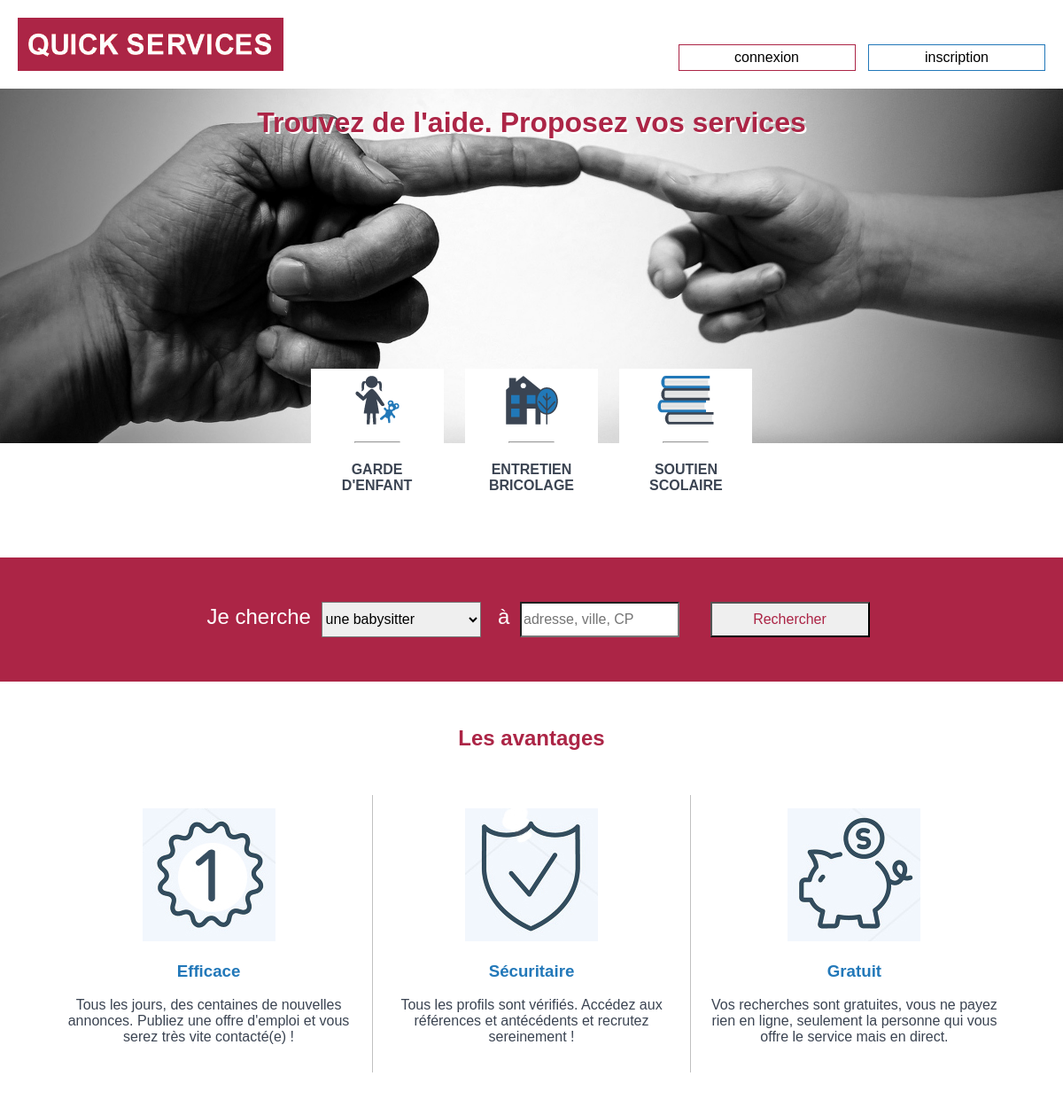
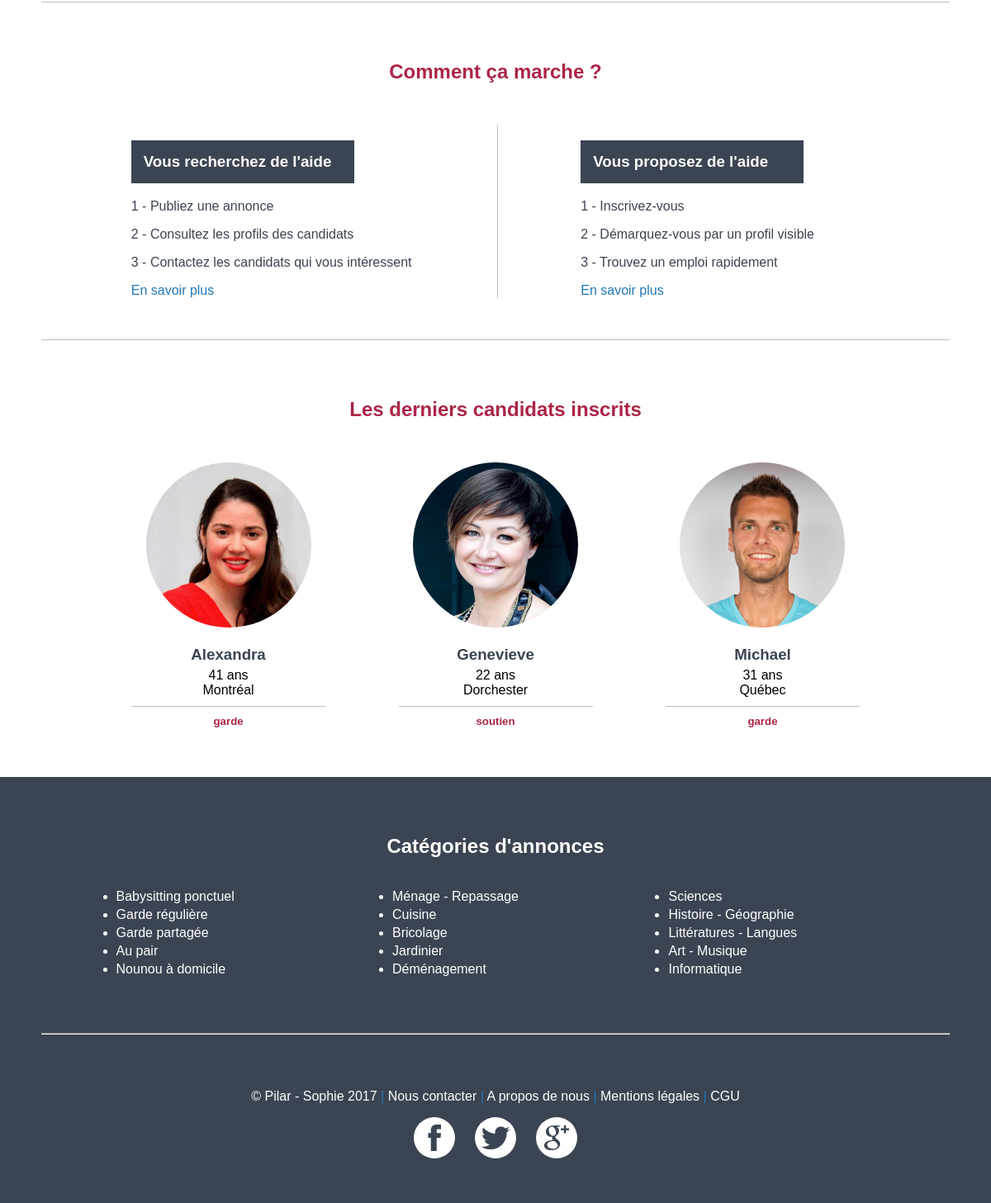
The page / on the database its author committed (2 pictures, top to bottom).
### tables this page shows
CREATE TABLE `users` (
  `id` int(11) NOT NULL,
  `password` varchar(256) NOT NULL,
  `nom` varchar(15) NOT NULL,
  `age` int(3) DEFAULT NULL,
  `photo` varchar(100) DEFAULT NULL,
  `telephone` varchar(15) DEFAULT NULL,
  `mail` varchar(100) DEFAULT NULL,
  `langues` varchar(120) DEFAULT NULL,
  `ville` varchar(100) NOT NULL,
  `code_postal` varchar(256) NOT NULL,
  `type_service` enum('Toutes','Temps partiel','Regulier','Ponctuel') NOT NULL,
  `service_1` enum('garde','entretien','soutien') NOT NULL,
  `service_2` enum('garde','entretien','soutien') DEFAULT NULL,
  `service_3` enum('garde','entretien','soutien') DEFAULT NULL,
  `presentation` varchar(1024) NOT NULL,
  `voiture` tinyint(1) NOT NULL,
  `permis` tinyint(1) NOT NULL,
  `experience` tinyint(1) NOT NULL,
  `recommandation` varchar(1024) DEFAULT NULL,
  `disponibilites` varchar(200) DEFAULT NULL,
  `salaire` enum('- de 10$/h','10 - 15$/h','16 - 29$/h','+ 30$/h') NOT NULL,
  `date_entree` datetime NOT NULL,
  `birth_date` date NOT NULL
);

### check_connect.php (called while the page is built, shortened)
<?php
require_once 'donnees.php';
require_once 'db/db_access.php';
function is_logged_in() {
    return (array_key_exists(PS_MAIL, $_SESSION) && (!empty($_SESSION[PS_MAIL])));
}

### donnees.php (called while the page is built, shortened)
<?php
$options_OD = array(
    GARDE_ENF => array (
        DEMANDE => 'une babysitter',
        OFFRE => 'des enfants à garder',
    ),
    ENTRETIEN => array (
        DEMANDE => 'une aide à domicile',
        OFFRE => 'des travaux à faire',
    ),
    SOUTIEN => array (
        DEMANDE => 'un cours particulier',
        OFFRE => 'des élèves',
    ),
);

### db/db_access.php (called while the page is built, shortened)
<?php
$mysqli = new mysqli(DB_HOST, DB_USERNAME, DB_PASSWORD, DB_NAME, PORT);
function get_last_3users() {
    global $mysqli;
    $query_str = 'SELECT * FROM `users` ORDER BY `date_entree` DESC LIMIT 0, 3';
    $res = $mysqli->query($query_str);
    $data = array();
    if ($res && ($res->num_rows > 0)) {
        while ($users = $res->fetch_assoc()) {
            $data[$users['id']] = $users;
        }
    }
    return $data;
}
function get_age($date) {
    return intval(date('Y', time() - strtotime($date))) - 1970;
}

### index.php (the view, shortened to what this page needs)
<?php
require_once 'views/page_head.php';
require_once 'views/header.php';
require_once 'db/db_access.php';
$last_3users = get_last_3users();
?>
<main>
    <section id="avantages">
        <h2>Les avantages</h2>
        <div class="avantage">
            <img src="images/picto_efficace.jpg" alt="picto efficace"/>
            <h3>Efficace</h3>
            <p>Tous les jours, des centaines de nouvelles annonces. Publiez une offre d'emploi et vous serez très vite
                contacté(e)&nbsp;!</p>
        </div>
        <div class="avantage">
            <img src="images/picto_securite.jpg" alt="picto sécurité"/>
            <h3>Sécuritaire</h3>
            <p>Tous les profils sont vérifiés. Accédez aux références et antécédents et recrutez sereinement&nbsp;!</p>
        </div>
        <div class="avantage">
            <img src="images/picto_gratuit.jpg" alt="picto gratuit"/>
            <h3>Gratuit</h3>
            <p>Vos recherches sont gratuites, vous ne payez rien en ligne, seulement la personne qui vous offre le
                service mais en direct.</p>
        </div>
    </section>
    <section id="ccm">
        <h2>Comment ça marche ?</h2>
        <div>
            <h3>Vous recherchez de l'aide</h3>
            <p>1 - Publiez une annonce</p>
            <p>2 - Consultez les profils des candidats</p>
            <p>3 - Contactez les candidats qui vous intéressent</p>
            <a href="#">En savoir plus</a>
        </div>
        <div>
            <h3>Vous proposez de l'aide</h3>
            <p>1 - Inscrivez-vous</p>
            <p>2 - Démarquez-vous par un profil visible</p>
            <p>3 - Trouvez un emploi rapidement</p>
            <a href="#">En savoir plus</a>
        </div>
    </section>
    <section id="candidats">
        <h2>Les derniers candidats inscrits</h2>
        <?php foreach ($last_3users as $info) { ?>
            <div>
                <a href="detail.php?id=<?= $info['id'] ?>"><img src="<?= ARTICLE_IMG_PATH . $info['photo'] ?>" alt="photo <?= $info['nom'] ?>"></a>
                <a href="detail.php?id=<?= $info['id'] ?>"><h3><?= $info['nom'] ?></h3></a>
                <p><?= get_age($info['birth_date']) ?> ans</p>
                <p><?= $info['ville'] ?></p>
                <a href="<?php switch ($info['service_1']) {
                    case 'garde' :
                        echo "services.php?garde_enfants";
                        break;
                    case 'soutien' :
                        echo "services.php?soutien_scolaire";
                        break;
                } ?>"><h5><?= $info['service_1'] ?></h5></a>
            </div>
        <?php } ?>
    </section>
</main>
<?php
require_once 'views/footer.php';
require_once 'views/javascript.php';
?>
</html>

### views/page_head.php (shortened to what this page needs)
<!DOCTYPE html>
<html lang="fr">
<head>
    <link rel="stylesheet" href="http://code.jquery.com/ui/1.12.1/themes/base/jquery-ui.css">
    <link rel="stylesheet" href="css/normalize.css">
    <link rel="stylesheet" href="css/main.css">
</head>
<body id="wrapper">

### views/header.php (shortened to what this page needs)
<header>
    <?php require_once 'top_header.php'; ?>
    <div id="img_accueil" class="<?php if (array_key_exists(GARDE_ENF, $_GET)) {
        echo 'header_garde';
    } else if (array_key_exists(ENTRETIEN, $_GET)) {
        echo 'header_entretien';
    } else if (array_key_exists(SOUTIEN, $_GET)) {
        echo 'header_soutien';
    } else {
        echo 'header_accueil';
    } ?>">
        <img src="<?php if (array_key_exists(GARDE_ENF, $_GET)) {
            echo 'images/fond_garde_enfants.jpg';
        } else if (array_key_exists(ENTRETIEN, $_GET)) {
            echo 'images/fond_entretien.jpg';
        } else if (array_key_exists(SOUTIEN, $_GET)) {
            echo 'images/fond_soutien_scolaire.jpg';
        } else {
            echo 'images/fond_accueil.jpg';
        } ?>" alt="image de fond"/>
        <h1>Trouvez de l'aide. Proposez vos services</h1>
        <?php require_once 'menu.php'; ?>
    </div>
    <?php require_once 'form_recherche.php'; ?>
</header>

### views/top_header.php
<?php
require 'check_connect.php';
?>
<div id="top">
    <a href="index.php"><img id="logo" src="images/logo_provisoire.jpg" alt="logo quick services"/></a>
    <div id="connexion">
        <?php if(is_logged_in()) { ?>
            <a href="#">mon compte</a>
            <form action="index.php" method="post">
                <input type="submit" name="deconnect" value="deconnexion">
            </form>
        <?php } else { ?>
            <a href="formulaire_connexion.php">connexion</a>
            <a href="inscription.php">inscription</a>
        <?php } ?>
    </div>
</div>

### views/menu.php
<nav id="menu">
    <a href="services.php?garde_enfants" class="<?php if (array_key_exists(GARDE_ENF, $_GET)) {echo 'active';} ?>">
        <div class="rubrique">
            <img src="<?php
            if (array_key_exists(GARDE_ENF, $_GET)) {
                echo 'images/picto_garde_enfants_red.gif';
            } else {
                echo 'images/picto_garde_enfants.gif';
            }
            ?>" alt="picto garde d'enfants"/>
            <hr/>
            <h4>Garde<br/>d'enfant</h4>
        </div>
    </a>
    <a href="services.php?entretien_bricolage" class="<?php if (array_key_exists(ENTRETIEN, $_GET)) {echo 'active';} ?>">
        <div class="rubrique">
            <img src="<?php
            if (array_key_exists(ENTRETIEN, $_GET)) {
                echo 'images/picto_entretien_red.gif';
            } else {
                echo 'images/picto_entretien.gif';
            }
            ?>" alt="picto entretien"/>
            <hr/>
            <h4>Entretien<br/>bricolage</h4>
        </div>
    </a>
    <a href="services.php?soutien_scolaire" class="<?php if (array_key_exists(SOUTIEN, $_GET)) {echo 'active';} ?>">
        <div class="rubrique">
            <img src="<?php
            if (array_key_exists(SOUTIEN, $_GET)) {
                echo 'images/picto_soutien_scolaire_red.gif';
            } else {
                echo 'images/picto_soutien_scolaire.gif';
            }
            ?>" alt="picto soutien scolaire"/>
            <hr/>
            <h4>Soutien<br/>scolaire</h4>
        </div>
    </a>
</nav>

### views/form_recherche.php (shortened to what this page needs)
<form id="form_recherche" method="post">
    <div>
        <label for="rapid_search">Je cherche </label>
        <select name="rapid_search" id="rapid_search">
            <?php if (array_key_exists(GARDE_ENF, $_GET)) {
                foreach ($options_OD[GARDE_ENF] as $od => $service_string) { ?>
                    <option value="<?= $od ?>"><?= $service_string ?></option>
                <?php } ?>
            <?php } else if (array_key_exists(ENTRETIEN, $_GET)) {
                foreach ($options_OD[ENTRETIEN] as $od => $service_string) { ?>
                    <option value="<?= $od ?>"><?= $service_string ?></option>
                <?php } ?>
            <?php } else if (array_key_exists(SOUTIEN, $_GET)) {
                foreach ($options_OD[SOUTIEN] as $od => $service_string) { ?>
                    <option value="<?= $od ?>"><?= $service_string ?></option>
                <?php } ?>
            <?php } else {
                foreach ($options_OD as $domaine => $recherche) { ?>
                    <optgroup label="<?= $domaine ?>">
                        <?php foreach ($recherche as $od => $service_string) { ?>
                            <option value="<?= $od ?>"><?= $service_string ?></option>
                        <?php } ?>
                    </optgroup>
                <?php } ?>
            <?php } ?>
        </select>
    </div>
    <div>
        <label for="lieu">à </label>
        <input type="text" placeholder="adresse, ville, CP" id="lieu" value=""/>
    </div>
    <input type="submit" name="search" id="search_submit" value="Rechercher">
</form>

### views/footer.php
<?php
$annonces_garde = array('Babysitting ponctuel', 'Garde régulière', 'Garde partagée', 'Au pair', 'Nounou à domicile',);
$annonces_entretien = array('Ménage - Repassage', 'Cuisine', 'Bricolage', 'Jardinier', 'Déménagement',);
$annonces_cours = array('Sciences', 'Histoire - Géographie', 'Littératures - Langues', 'Art - Musique', 'Informatique',);
?>
<footer>
    <section>
        <h2><a href="categorie.php">Catégories d'annonces</a></h2>
        <div>
            <ul>
                <?php foreach ($annonces_garde as $metier_garde) { ?>
                    <li><a href="#"><?= $metier_garde ?></a></li>
                <?php } ?>
            </ul>
        </div>
        <div>
            <ul>
                <?php foreach ($annonces_entretien as $metier_entretien) { ?>
                    <li><a href="#"><?= $metier_entretien ?></a></li>
                <?php } ?>
            </ul>
        </div>
        <div>
            <ul>
                <?php foreach ($annonces_cours as $metier_cours) { ?>
                    <li><a href="#"><?= $metier_cours ?></a></li>
                <?php } ?>
            </ul>
        </div>
    </section>
    <hr/>
    <section>
        <p>© Pilar - Sophie 2017 <span>|</span> <a href="#">Nous contacter</a> <span>|</span> <a href="#">A propos de
                nous</a> <span>|</span> <a href="#">Mentions légales</a> <span>|</span> <a href="#">CGU</a></p>
        <div id="liens_sociaux">
            <a href="http://facebook.com" target="_blank"><img src="images/social_facebook.gif" alt="facebook"></a>
            <a href="http://twitter.com" target="_blank"><img src="images/social_twitter.gif" alt="twitter"></a>
            <a href="http://googleplus.com" target="_blank"><img src="images/social_googleplus.gif"
                                                                 alt="google plus"></a>
        </div>
    </section>
</footer>

### views/javascript.php (shortened to what this page needs)
</body>

### css/main.css (style rules this page uses)
* { box-sizing: border-box; }
article, aside, details, figcaption, figure, footer, header, main, nav, section, div { display: block; }
html { font-family: 'Maven Pro', sans-serif; font-size: 16px; }
a { text-decoration: none; }
body { min-width: 900px; max-width: 1400px; }
#wrapper { width: 100%; margin: auto; }
main h2 { color: #ac2546; margin-bottom: 50px; text-align: center; }
#top { position: relative; height: 100px; }
#logo, #connexion { display: inline-block; vertical-align: bottom; }
#connexion a, #connexion form { display: inline-block; }
#top>a { position: absolute; left: 20px; top: 20px; }
#logo { height: 60px; }
#connexion { position: absolute; right: 20px; bottom: 20px; }
#connexion a { text-decoration: none; color: #000000; padding: 5px; width: 200px; display: inline-block; text-align: center; }
#connexion a:first-of-type { border: 1px solid #ac2546; margin-right: 10px; }
#connexion a:last-of-type { border: 1px solid #2278b9; }
#img_accueil { position: relative; }
#img_accueil>img { width: 100%; }
#img_accueil h1 { position: absolute; top: 20px; margin: auto; text-align: center; width: 100%; }
.header_accueil h1 { color: #ac2546; text-shadow: 2px 2px 0 #ffffff; }
#menu { text-align: center; }
nav { width: 540px; margin: -88px auto 0; }
.rubrique { background-color: #fff; width: 150px; display: inline-block; }
#menu a { text-decoration: none; }
#menu a:nth-of-type(2) { margin: 0 20px; }
.rubrique hr { width: 50px; }
.rubrique h4 { text-transform: uppercase; font-size: 1rem; color: #3b4452; }
#form_recherche { background-color: #ac2546; padding: 50px; margin-top: 50px; text-align: center; }
#form_recherche div { display: inline-block; }
#form_recherche label { font-size: 1.5rem; margin: 0 5px 0 15px; color: #fff; }
#form_recherche select, #form_recherche input { border-radius: 0; height: 40px; width: 180px; }
#form_recherche>input { color: #ac2546; }
#search_submit { border-radius: 0; padding: 0 10px; margin-left: 30px; }
#avantages { margin: 50px 0; color: #3b4452; text-align: center; }
#avantages h3 { color: #2278b9; }
.avantage { display: inline-block; vertical-align: top; width: 30%; padding: 15px; }
.avantage:nth-of-type(2) { border-left: 1px solid #c0c0c0; border-right: 1px solid #c0c0c0; }
#ccm { padding: 50px 0; border-top: 1px solid #c0c0c0; border-bottom: 1px solid #c0c0c0; margin: 0 50px; color: #3b4452; text-align: center; }
#ccm h3 { background-color: #3b4452; color: #fff; padding: 15px; width: 270px; }
#ccm div { display: inline-block; width: 49%; text-align: left; padding-left: 100px; }
#ccm div:last-of-type { border-left: 1px solid #c0c0c0; }
#ccm a { text-decoration: none; color: #2278b9; }
#candidats { padding: 50px; text-align: center; }
#candidats div { display: inline-block; width: 25%; margin: 0 2%; }
#candidats div img { width: 200px; height: 200px; border-radius: 100px; background-color: white; }
#candidats h3 { color: #3b4452; margin-bottom: 5px; }
#candidats a { text-decoration: none; color: #ac2546; }
#candidats p { margin: 0; }
#candidats h5 { margin: 10px 20px; padding-top: 10px; border-top: 1px solid #c0c0c0; }
footer { background-color: #3b4452; color: #fff; text-align: center; }
footer section:first-of-type { padding: 50px; }
footer section:first-of-type div { display: inline-block; width: 30%; }
footer li { text-align: left; color: #fff; padding: 2px 0; }
footer hr { color: #fff; margin: 0 50px; }
footer section:last-of-type { padding: 50px; }
footer a { text-decoration: none; color: #fff; }
#liens_sociaux img { width: 50px; border-radius: 25px; }
#liens_sociaux a:nth-of-type(2) { margin: 0 20px; }
footer span { color: #2278b9; }

### rows shown on the page
users: photo (picture), nom "Alexandra", birth_date "41", ville "Montréal", service_1 "garde"
users: photo (picture), nom "Genevieve", birth_date "22", ville "Dorchester", service_1 "soutien"
users: photo (picture), nom "Michael", birth_date "31", ville "Québec", service_1 "garde"

### other values the page prints
$metier_garde "Babysitting ponctuel"
$metier_garde "Garde régulière"
$metier_garde "Garde partagée"
$metier_garde "Au pair"
$metier_garde "Nounou à domicile"
$metier_entretien "Ménage - Repassage"
$metier_entretien "Cuisine"
$metier_entretien "Bricolage"
$metier_entretien "Jardinier"
$metier_entretien "Déménagement"
$metier_cours "Sciences"
$metier_cours "Histoire - Géographie"
$metier_cours "Littératures - Langues"
$metier_cours "Art - Musique"
$metier_cours "Informatique"
